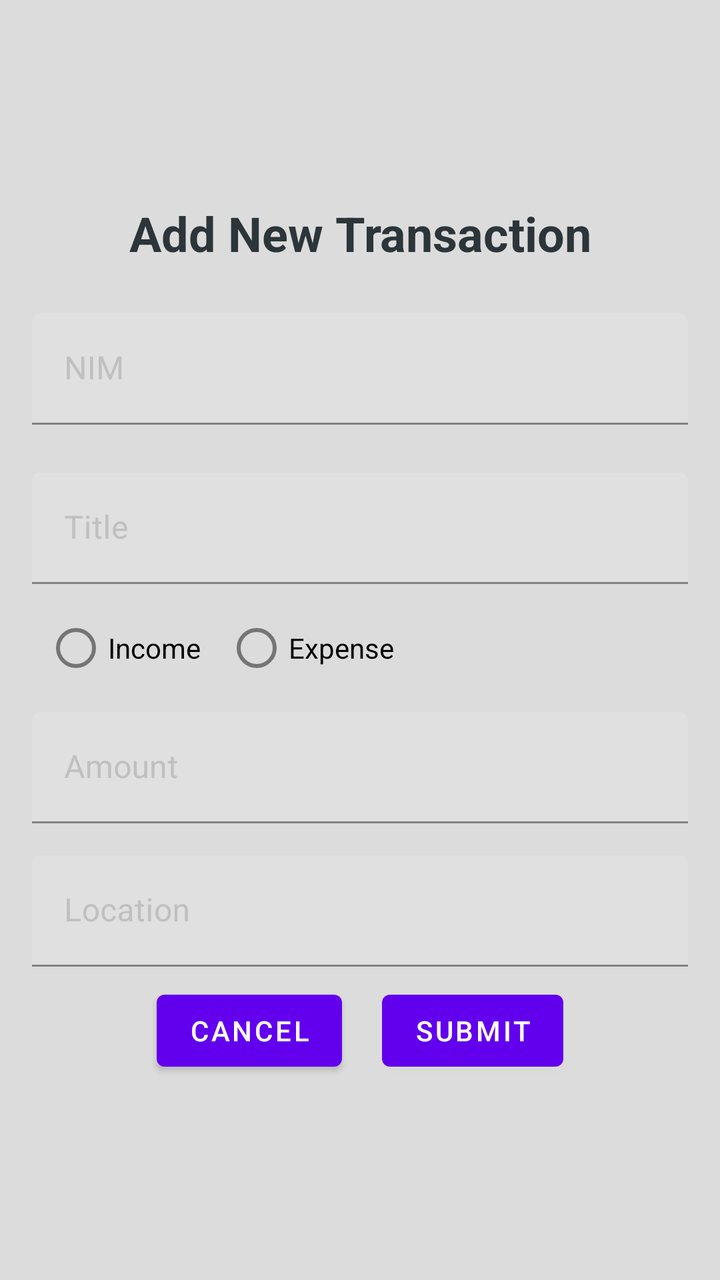
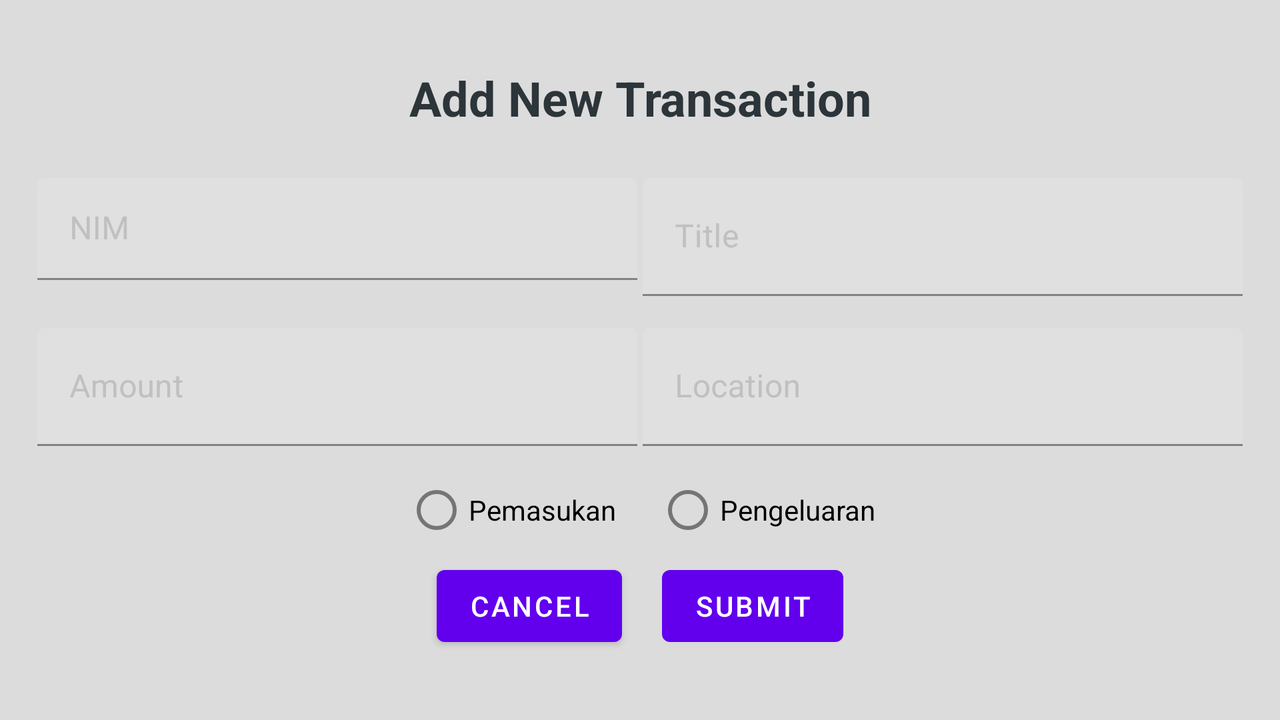

An Android layout and its configuration variant, each rendered on a device that would load it. The default file and the variant file are quoted in full after the pictures.
<!-- AndroidManifest.xml: application theme Theme.BondoMan -->
<!-- res/layout/fragment_transaction_add.xml -->
<?xml version="1.0" encoding="utf-8"?>
<ScrollView xmlns:android="http://schemas.android.com/apk/res/android"
    android:layout_width="match_parent"
    android:layout_height="match_parent"
    android:background="@color/gainsboro"
    >

    <LinearLayout
        android:layout_width="match_parent"
        android:layout_height="wrap_content"
        android:orientation="vertical"
        android:padding="16dp"
        android:layout_gravity="center"
        >

        <TextView
            android:layout_width="match_parent"
            android:layout_height="wrap_content"
            android:layout_marginBottom="16dp"
            android:text="Add New Transaction"
            android:textAlignment="center"
            android:textColor="@color/gunmetal_gray"
            android:textSize="24sp"
            android:textStyle="bold" />

        
        <com.google.android.material.textfield.TextInputLayout
            android:id="@+id/textInputLayoutNim"
            android:layout_width="match_parent"
            android:layout_height="wrap_content"
            android:hint="NIM"
            style="@style/transaction_add_style">

            <com.google.android.material.textfield.TextInputEditText
                android:background="@color/bondo_white"
                android:id="@+id/editTextNim"
                android:layout_width="match_parent"
                android:layout_height="wrap_content"
                android:layout_marginBottom="8dp"
                android:enabled="false"
                android:inputType="text"
                android:maxLines="1" />
        </com.google.android.material.textfield.TextInputLayout>

        
        <com.google.android.material.textfield.TextInputLayout
            android:id="@+id/textInputLayoutTitle"
            android:layout_width="match_parent"
            android:layout_height="wrap_content"
            android:hint="Title"
            style="@style/transaction_add_style">

            <com.google.android.material.textfield.TextInputEditText
                android:background="@color/bondo_white"
                android:id="@+id/editTextTitle"
                android:layout_width="match_parent"
                android:layout_height="wrap_content"
                android:inputType="text"
                android:maxLines="1" />
        </com.google.android.material.textfield.TextInputLayout>

        
        <RadioGroup
            android:id="@+id/radioGroupCategory"
            android:layout_width="match_parent"
            android:layout_height="wrap_content"
            android:orientation="horizontal">

            <RadioButton
                android:id="@+id/radioButtonIncome"
                android:layout_width="wrap_content"
                android:layout_height="wrap_content"
                android:layout_marginHorizontal="6dp"
                android:text="Income" />

            <RadioButton
                android:id="@+id/radioButtonExpense"
                android:layout_width="wrap_content"
                android:layout_height="wrap_content"
                android:layout_marginHorizontal="6dp"
                android:text="Expense" />
        </RadioGroup>

        
        <com.google.android.material.textfield.TextInputLayout
            android:id="@+id/textInputLayoutAmount"
            android:layout_width="match_parent"
            android:layout_height="wrap_content"
            android:hint="Amount"
            style="@style/transaction_add_style">

            <com.google.android.material.textfield.TextInputEditText
                android:background="@color/bondo_white"
                android:id="@+id/editTextAmount"
                android:layout_width="match_parent"
                android:layout_height="wrap_content"
                android:inputType="numberDecimal"
                android:maxLines="1" />
        </com.google.android.material.textfield.TextInputLayout>

        
        <com.google.android.material.textfield.TextInputLayout
            android:id="@+id/textInputLayoutLocation"
            android:layout_width="match_parent"
            android:layout_height="wrap_content"
            android:hint="Location"
            style="@style/transaction_add_style">

            <com.google.android.material.textfield.TextInputEditText
                android:background="@color/bondo_white"
                android:id="@+id/editTextLocation"
                android:layout_width="match_parent"
                android:layout_height="wrap_content"
                android:enabled="false"
                android:inputType="text"
                android:maxLines="1" />
        </com.google.android.material.textfield.TextInputLayout>


        
        <LinearLayout
            android:layout_width="match_parent"
            android:layout_height="match_parent"
            android:orientation="horizontal"
            android:gravity="center">

            <Button
                android:id="@+id/buttonCancel"
                android:layout_width="wrap_content"
                android:layout_height="wrap_content"
                android:layout_gravity="center"
                android:layout_marginRight="10dp"
                android:text="Cancel" />

            <Button
                android:id="@+id/buttonSubmit"
                android:layout_width="wrap_content"
                android:layout_height="wrap_content"
                android:layout_gravity="center"
                android:layout_marginLeft="10dp"
                android:text="Submit" />
        </LinearLayout>

        
    </LinearLayout>
</ScrollView>
<!-- resources referenced by this layout -->
<resources>
  <color name="gainsboro">#DCDCDC</color>
  <color name="gunmetal_gray">#2C3539</color>
  <style name="transaction_add_style">
          <item name="android:background">@drawable/edit_text_background</item>
          <item name="android:paddingTop">8dp</item>
          <item name="android:paddingBottom">8dp</item>
          <item name="android:textColor">@color/black</item>
          <item name="android:textSize">16sp</item>
          <item name="android:textColorHint">@color/silver_gray</item>
      </style>
  <style name="Theme.BondoMan" parent="Theme.MaterialComponents.DayNight.NoActionBar">
          
          <item name="colorPrimary">@color/purple_500</item>
          <item name="colorPrimaryVariant">@color/purple_700</item>
          <item name="colorOnPrimary">@color/white</item>
          
          <item name="colorSecondary">@color/gunmetal_gray</item>
          <item name="colorSecondaryVariant">@color/dim_gray</item>
          <item name="colorOnSecondary">@color/black</item>
          
          <item name="android:statusBarColor">?attr/colorSecondary</item>
      </style>
  <!-- drawable edit_text_background (drawable) -->
  <?xml version="1.0" encoding="utf-8"?>
  <selector xmlns:android="http://schemas.android.com/apk/res/android">
      <item>
          <shape android:shape="rectangle">
              <solid android:color="@android:color/transparent" />
              <corners android:radius="8dp" />
          </shape>
      </item>
  </selector>
  <color name="black">#000000</color>
  <color name="silver_gray">#C0C0C0</color>
  <color name="purple_500">#FF6200EE</color>
  <color name="purple_700">#FF3700B3</color>
  <color name="white">#FFFFFF</color>
  <color name="dim_gray">#696969</color>
</resources>
<!-- res/layout-land/fragment_transaction_add.xml (the repository's variant of the layout above) -->
<!-- drawn on the phone turned sideways -->
<?xml version="1.0" encoding="utf-8"?>
<ScrollView xmlns:android="http://schemas.android.com/apk/res/android"
    xmlns:app="http://schemas.android.com/apk/res-auto"
    xmlns:tools="http://schemas.android.com/tools"
    android:layout_width="match_parent"
    android:layout_height="match_parent"
    android:background="@color/gainsboro"
    >

    <LinearLayout
        android:layout_width="match_parent"
        android:layout_height="wrap_content"
        android:orientation="vertical"
        android:padding="16dp"
        android:layout_gravity="center">

        <TextView
            android:layout_width="wrap_content"
            android:layout_height="wrap_content"
            android:layout_marginBottom="16dp"
            android:text="Add New Transaction"
            android:textAlignment="center"
            android:textColor="@color/gunmetal_gray"
            android:textSize="24sp"
            android:textStyle="bold"
            android:layout_gravity="center"/>

        <androidx.constraintlayout.widget.ConstraintLayout
            android:layout_width="match_parent"
            android:layout_height="match_parent">

            <com.google.android.material.textfield.TextInputLayout
                android:id="@+id/textInputLayoutNim"
                style="@style/transaction_add_style"
                android:layout_width="300dp"
                android:layout_height="75dp"
                android:gravity="center"
                android:hint="NIM"
                app:layout_constraintStart_toStartOf="parent"
                app:layout_constraintTop_toTopOf="parent"
                app:layout_constraintBottom_toTopOf="@+id/textInputLayoutAmount"
                app:layout_constraintEnd_toStartOf="@+id/textInputLayoutTitle">

                <com.google.android.material.textfield.TextInputEditText
                    android:id="@+id/editTextNim"
                    android:layout_width="match_parent"
                    android:layout_height="match_parent"
                    android:layout_marginBottom="8dp"
                    android:background="@color/bondo_white"
                    android:enabled="false"
                    android:inputType="text"
                    android:maxLines="1" />
            </com.google.android.material.textfield.TextInputLayout>

            <com.google.android.material.textfield.TextInputLayout
                android:id="@+id/textInputLayoutTitle"
                style="@style/transaction_add_style"
                android:layout_width="300dp"
                android:layout_height="75dp"
                android:gravity="center"
                android:hint="Title"
                app:layout_constraintEnd_toEndOf="parent"
                app:layout_constraintBottom_toTopOf="@+id/textInputLayoutLocation"
                app:layout_constraintStart_toEndOf="@+id/textInputLayoutNim"
                app:layout_constraintTop_toTopOf="parent">

                <com.google.android.material.textfield.TextInputEditText
                    android:id="@+id/editTextTitle"
                    android:layout_width="match_parent"
                    android:layout_height="match_parent"
                    android:background="@color/bondo_white"
                    android:inputType="text"
                    android:maxLines="1" />
            </com.google.android.material.textfield.TextInputLayout>

            <com.google.android.material.textfield.TextInputLayout
                android:id="@+id/textInputLayoutAmount"
                style="@style/transaction_add_style"
                android:layout_width="300dp"
                android:layout_height="75dp"
                android:gravity="center"
                android:hint="Amount"
                app:layout_constraintBottom_toBottomOf="parent"
                app:layout_constraintEnd_toStartOf="@+id/textInputLayoutTitle"
                app:layout_constraintStart_toStartOf="parent"
                app:layout_constraintTop_toBottomOf="@+id/textInputLayoutNim">

                <com.google.android.material.textfield.TextInputEditText
                    android:id="@+id/editTextAmount"
                    android:layout_width="match_parent"
                    android:layout_height="match_parent"
                    android:background="@color/bondo_white"
                    android:inputType="numberDecimal"
                    android:maxLines="1" />
            </com.google.android.material.textfield.TextInputLayout>

            <com.google.android.material.textfield.TextInputLayout
                android:id="@+id/textInputLayoutLocation"
                style="@style/transaction_add_style"
                android:layout_width="300dp"
                android:layout_height="75dp"
                android:gravity="center"
                android:hint="Location"
                app:layout_constraintBottom_toBottomOf="parent"
                app:layout_constraintEnd_toEndOf="parent"
                app:layout_constraintStart_toEndOf="@+id/textInputLayoutAmount"
                app:layout_constraintTop_toBottomOf="@+id/textInputLayoutTitle">

                <com.google.android.material.textfield.TextInputEditText
                    android:id="@+id/editTextLocation"
                    android:layout_width="match_parent"
                    android:layout_height="match_parent"
                    android:background="@color/bondo_white"
                    android:enabled="false"
                    android:inputType="text"
                    android:maxLines="1" />
            </com.google.android.material.textfield.TextInputLayout>
        </androidx.constraintlayout.widget.ConstraintLayout>


        
        <RadioGroup
            android:id="@+id/radioGroupCategory"
            android:layout_width="match_parent"
            android:layout_height="wrap_content"
            android:orientation="horizontal"
            android:gravity="center">

            <RadioButton
                android:id="@+id/radioButtonIncome"
                android:layout_width="wrap_content"
                android:layout_height="wrap_content"
                android:layout_marginHorizontal="10dp"
                android:text="Pemasukan" />

            <RadioButton
                android:id="@+id/radioButtonExpense"
                android:layout_width="wrap_content"
                android:layout_height="wrap_content"
                android:layout_marginHorizontal="10dp"
                android:text="Pengeluaran" />
        </RadioGroup>




        
        <LinearLayout
            android:layout_width="match_parent"
            android:layout_height="match_parent"
            android:orientation="horizontal"
            android:gravity="center">

            <Button
                android:id="@+id/buttonCancel"
                android:layout_width="wrap_content"
                android:layout_height="wrap_content"
                android:layout_gravity="center"
                android:layout_marginRight="10dp"
                android:text="Cancel" />

            <Button
                android:id="@+id/buttonSubmit"
                android:layout_width="wrap_content"
                android:layout_height="wrap_content"
                android:layout_gravity="center"
                android:layout_marginLeft="10dp"
                android:text="Submit" />
        </LinearLayout>

        
    </LinearLayout>
</ScrollView>
